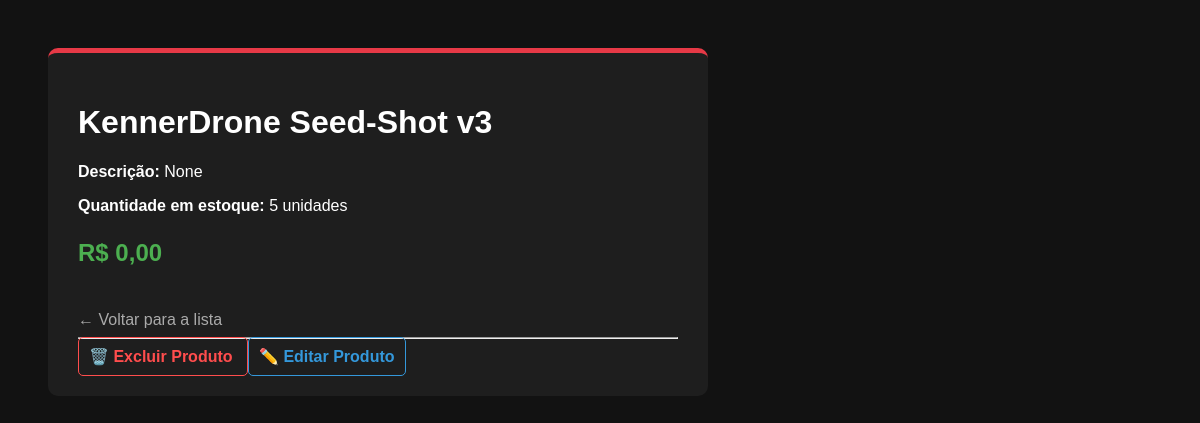
The page /estoque/detalhe/1/ on the database as committed earlier.
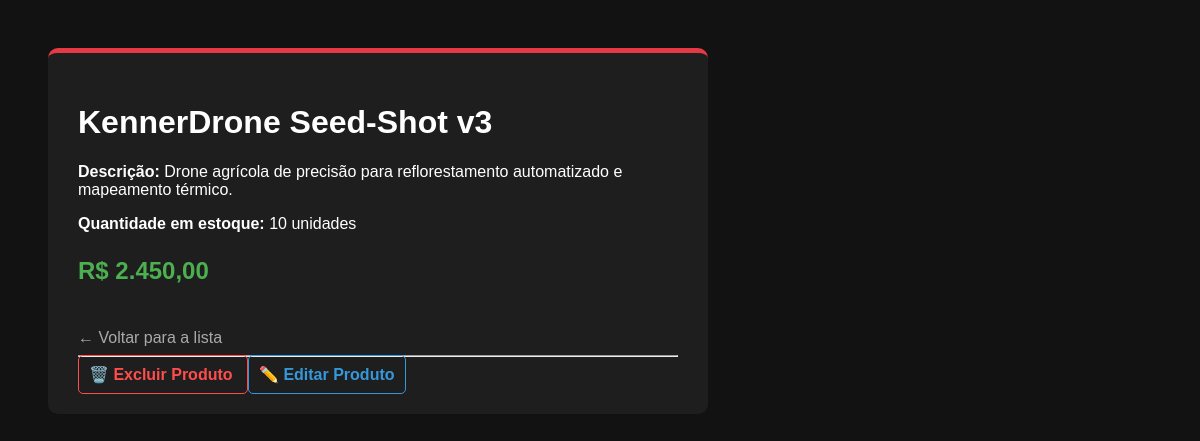
The same page on the database as committed later.
### produtos/models.py (models this page shows, shortened)
class Produto(models.Model):
    nome = models.CharField(max_length=100)
    descricao = models.TextField(blank=True, null=True)
    quantidade = models.IntegerField(default=0)
    preco = models.DecimalField(max_digits=10, decimal_places=2, default=0.00)

### produtos/views.py (the view)
# urls.py: path('detalhe/<int:pk>/', views.detalhe_produto, name='detalhe_produto'),
def detalhe_produto(request, pk):
    produto = get_object_or_404(Produto, pk=pk)
    return render(request, 'produtos/detalhe.html', {'produto': produto})

### produtos/templates/produtos/detalhe.html (shortened to what this page needs)
{% load l10n %}
{% load humanize %}
<!DOCTYPE html>
<html lang="pt-br">
<head>
</head>
<body>
    <div class="container">
        <h1>{{ produto.nome }}</h1>
        <p><strong>Descrição:</strong> {{ produto.descricao }}</p>
        <p><strong>Quantidade em estoque:</strong> {{ produto.quantidade }} unidades</p>
        <p class="preco">R$ {{ produto.preco|localize }}</p>
        <a href="{% url 'lista_produtos' %}" class="voltar">← Voltar para a lista</a>
        <hr>
<a href="{% url 'excluir_produto' produto.pk %}"
   style="color: #ff4d4d; text-decoration: none; font-weight: bold; border: 1px solid #ff4d4d; padding: 10px; border-radius: 5px;">
   🗑️ Excluir Produto
</a>
<a href="{% url 'editar_produto' produto.pk %}"
   style="color: #3498db; text-decoration: none; font-weight: bold; border: 1px solid #3498db; padding: 10px; border-radius: 5px; margin-right: 10px;">
   ✏️ Editar Produto
</a>
    </div>
</body>
</html>

Rows that differ between the two databases and show on the page:
changed Produto "KennerDrone Seed-Shot v3": descricao "None" → "Drone agrícola de precisão para reflorestamento automatizado e mapeamento térmico."; quantidade "5" → "10"; preco "0,00" → "2.450,00"
